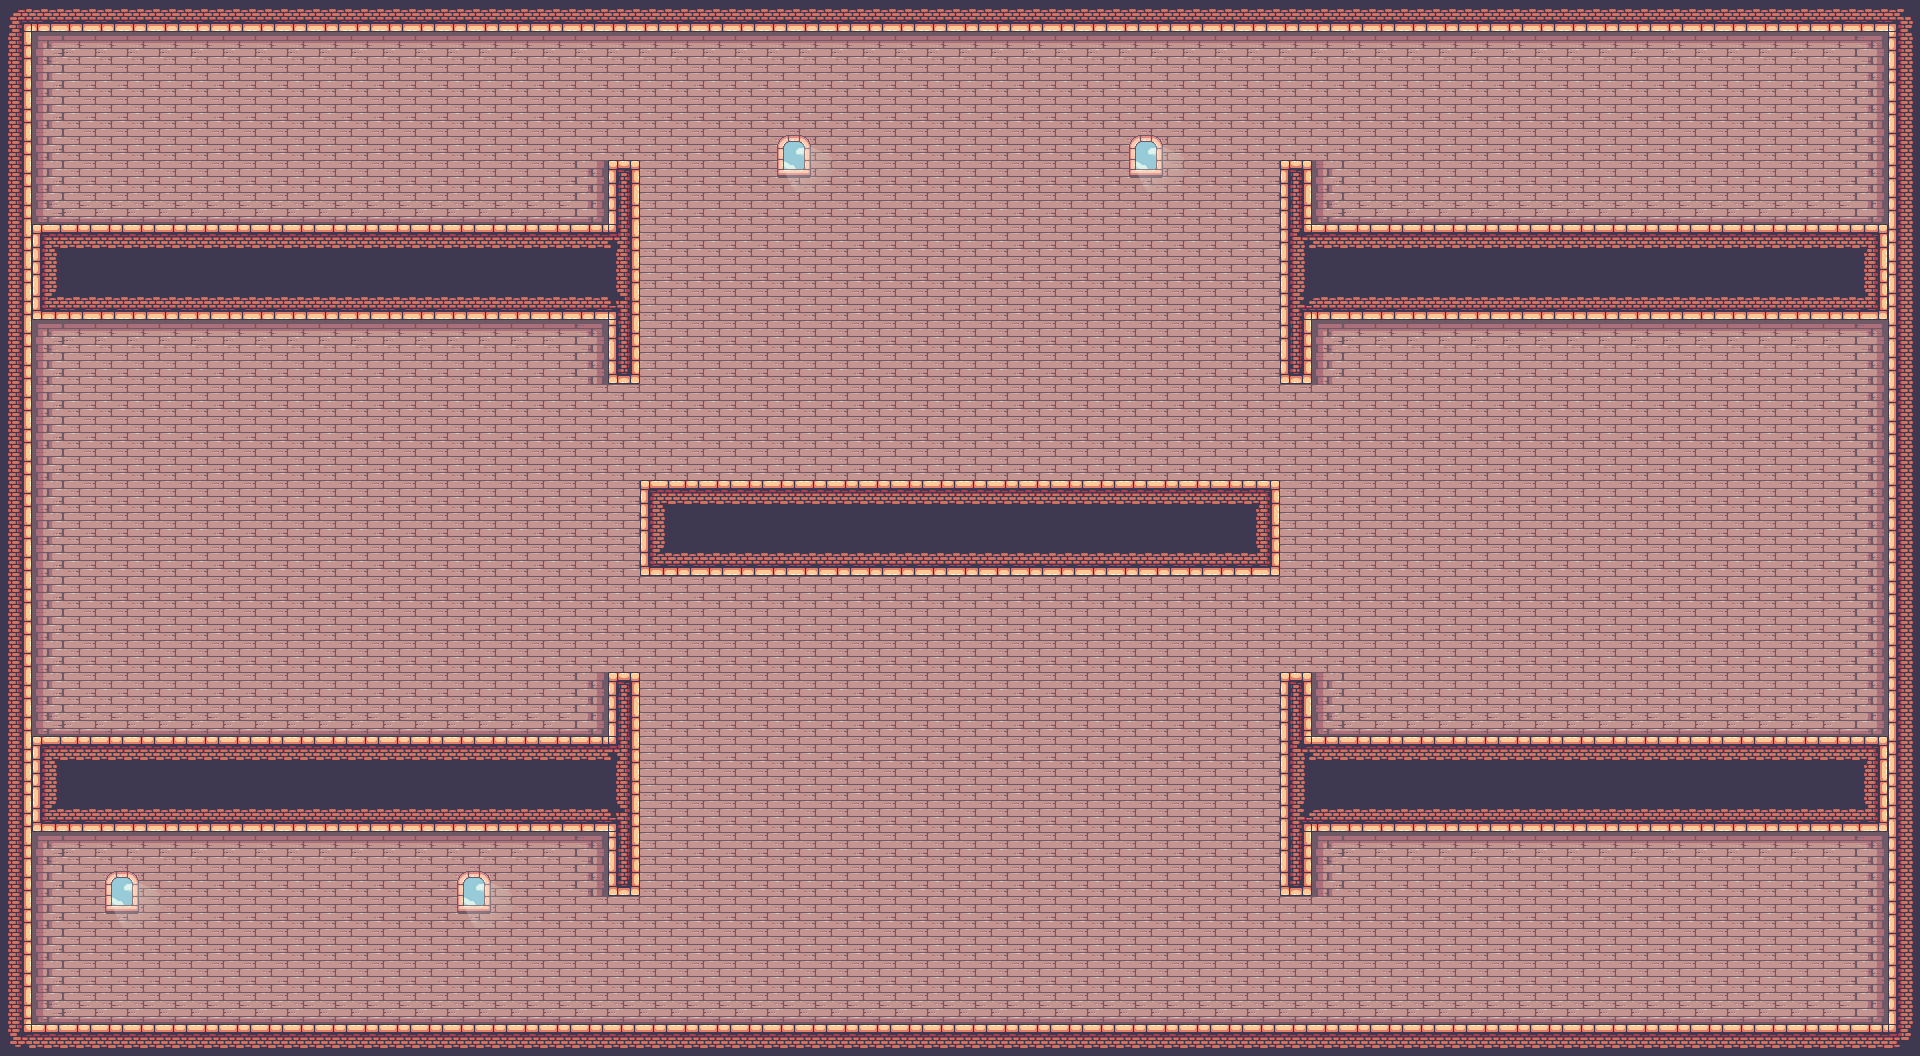

Tiled map render using the project's own tile images. Description and the map definition, with tile-layer contents summarised, below:
An orthogonal 60x33 tile map with 32x32 px tiles, 3 tile layers (שכבת משבצות 1, Layer via Copy, Tile Layer 3), 4 tilesets and 20 objects.

<map version="1.4" tiledversion="1.4.2" orientation="orthogonal" renderorder="right-down" width="60" height="33" tilewidth="32" tileheight="32" infinite="0" nextlayerid="7" nextobjectid="92">
 <editorsettings>
  <export target="tiled..tmx" format="tmx" />
 </editorsettings>
 <tileset firstgid="1" name="block" tilewidth="32" tileheight="32" tilecount="1" columns="1">
  <image source="wall.png" width="35" height="35" />
 </tileset>
 <tileset firstgid="2" source="wall.tsx" />
 <tileset firstgid="3" source="Terrain.tsx" />
 <tileset firstgid="250" source="Decorations.tsx" />
 <layer id="1" name="שכבת משבצות 1" width="60" height="33">
  <data>[1980 cells, 1980 non-empty, 22 distinct tile ids]</data>
 </layer>
 <layer id="4" name="Layer via Copy" width="60" height="33">
  <data>[1980 cells, 247 non-empty, 18 distinct tile ids]</data>
 </layer>
 <objectgroup id="2" name="block">
  <object id="9" x="640" y="480" width="640" height="96" />
  <object id="11" x="608" y="160" width="32" height="224" />
  <object id="12" x="32" y="224" width="576" height="96" />
  <object id="14" x="0" y="0" width="1920" height="32" />
  <object id="15" x="0" y="32" width="32" height="1024" />
  <object id="16" x="0" y="1024" width="1920" height="32" />
  <object id="17" x="1888" y="32" width="32" height="992" />
  <object id="18" x="1280" y="224" width="608" height="96" />
  <object id="19" x="1280" y="160" width="32" height="224" />
  <object id="20" x="1280" y="672" width="32" height="224" />
  <object id="21" x="1312" y="736" width="576" height="96" />
  <object id="22" x="608" y="672" width="32" height="224" />
  <object id="25" x="32" y="736" width="576" height="96" />
  <object id="78" x="104.75" y="904" width="34" height="8.5" />
  <object id="80" x="457" y="871.25" width="27.5" height="7.5" />
  <object id="81" x="457" y="872" width="7.75" height="40.5" />
  <object id="82" x="132.75" y="871.25" width="5.25" height="40.5" />
  <object id="83" x="104.75" y="870.75" width="7" height="41.25" />
  <object id="86" x="777.098" y="135.981" width="34.5" height="7.5" />
  <object id="90" x="1129.5" y="134.75" width="32.75" height="7.25" />
 </objectgroup>
 <layer id="5" name="Tile Layer 3" width="60" height="33">
  <data>[1980 cells, 16 non-empty, 4 distinct tile ids]</data>
 </layer>
</map>
